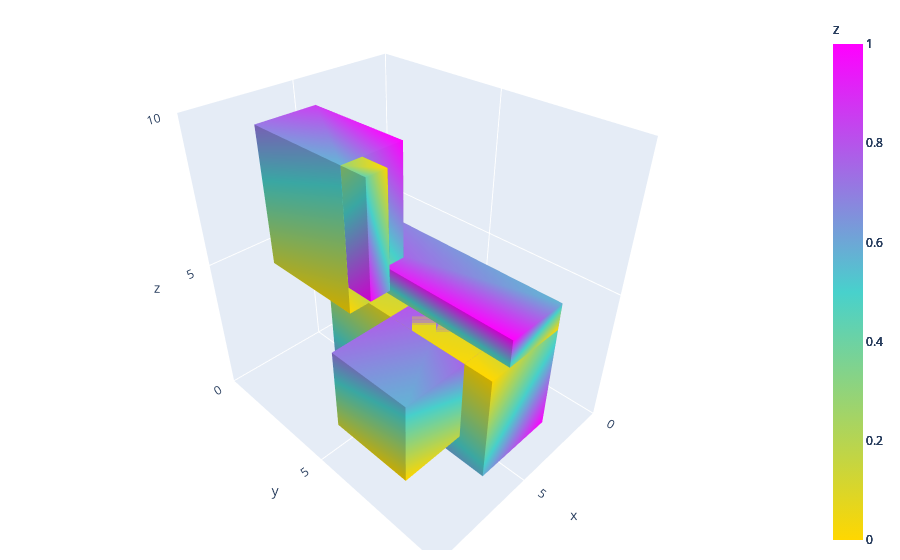

Notebook source saved alongside this figure:
### Code cell
import plotly.graph_objects as go
import numpy as np


def add_mesh_3d(fig, coordinates: np.array):
    fig.add_trace(
        go.Mesh3d(
            # 8 vertices of a cube
            x=box[0],
            y=box[1],
            z=box[2],
            colorbar_title='z',
            colorscale=[[0, 'gold'],
                        [0.5, 'mediumturquoise'],
                        [1, 'magenta']],
            # Intensity of each vertex, which will be interpolated and color-coded
            intensity = np.linspace(0, 1, 8, endpoint=True),
            # i, j and k give the vertices of triangles
            i = [7, 0, 0, 0, 4, 4, 6, 6, 4, 0, 3, 2],
            j = [3, 4, 1, 2, 5, 6, 5, 2, 0, 1, 6, 3],
            k = [0, 7, 2, 3, 6, 7, 1, 1, 5, 5, 7, 6],
            name='y',
            flatshading=True
        )
    )
    
fig = go.Figure()

for box in boxes:
    add_mesh_3d(fig, box)

fig.update_layout(
    scene = {
        "xaxis": {
            "nticks": 4, 
            "range": [0,10],
        },
        "yaxis": {
            "nticks": 4, 
            "range": [0, 10],
        },
        "zaxis": {
            "nticks": 4, 
            "range": [0,10],
        },
    },
    width=700,
    margin=dict(r=20, l=10, b=10, t=10))

fig.show()

### Figure 1 — Plotly figure (JSON) as saved in the notebook; plotly's stock layout.template omitted (floating-point values rounded to 4 significant figures)
{"data": [{"colorbar": {"title": {"text": "z"}}, "colorscale": [[0, "gold"], [0.5, "mediumturquoise"], [1, "magenta"]], "flatshading": true, "i": [7, 0, 0, 0, 4, 4, 6, 6, 4, 0, 3, 2], "intensity": [0, 0.1429, 0.2857, 0.4286, 0.5714, 0.7143, 0.8571, 1], "j": [3, 4, 1, 2, 5, 6, 5, 2, 0, 1, 6, 3], "k": [0, 7, 2, 3, 6, 7, 1, 1, 5, 5, 7, 6], "name": "y", "type": "mesh3d", "x": [6, 6, 2, 2, 6, 6, 2, 2], "y": [9, 2, 2, 9, 9, 2, 2, 9], "z": [4, 4, 4, 4, 0, 0, 0, 0]}, {"colorbar": {"title": {"text": "z"}}, "colorscale": [[0, "gold"], [0.5, "mediumturquoise"], [1, "magenta"]], "flatshading": true, "i": [7, 0, 0, 0, 4, 4, 6, 6, 4, 0, 3, 2], "intensity": [0, 0.1429, 0.2857, 0.4286, 0.5714, 0.7143, 0.8571, 1], "j": [3, 4, 1, 2, 5, 6, 5, 2, 0, 1, 6, 3], "k": [0, 7, 2, 3, 6, 7, 1, 1, 5, 5, 7, 6], "name": "y", "type": "mesh3d", "x": [2, 2, 5, 5, 2, 2, 5, 5], "y": [9, 1, 1, 9, 9, 1, 1, 9], "z": [4, 4, 4, 4, 5, 5, 5, 5]}, {"colorbar": {"title": {"text": "z"}}, "colorscale": [[0, "gold"], [0.5, "mediumturquoise"], [1, "magenta"]], "flatshading": true, "i": [7, 0, 0, 0, 4, 4, 6, 6, 4, 0, 3, 2], "intensity": [0, 0.1429, 0.2857, 0.4286, 0.5714, 0.7143, 0.8571, 1], "j": [3, 4, 1, 2, 5, 6, 5, 2, 0, 1, 6, 3], "k": [0, 7, 2, 3, 6, 7, 1, 1, 5, 5, 7, 6], "name": "y", "type": "mesh3d", "x": [6, 6, 7, 7, 6, 6, 7, 7], "y": [5, 4, 4, 5, 5, 4, 4, 5], "z": [9, 9, 9, 9, 5, 5, 5, 5]}, {"colorbar": {"title": {"text": "z"}}, "colorscale": [[0, "gold"], [0.5, "mediumturquoise"], [1, "magenta"]], "flatshading": true, "i": [7, 0, 0, 0, 4, 4, 6, 6, 4, 0, 3, 2], "intensity": [0, 0.1429, 0.2857, 0.4286, 0.5714, 0.7143, 0.8571, 1], "j": [3, 4, 1, 2, 5, 6, 5, 2, 0, 1, 6, 3], "k": [0, 7, 2, 3, 6, 7, 1, 1, 5, 5, 7, 6], "name": "y", "type": "mesh3d", "x": [9, 9, 2, 2, 9, 9, 2, 2], "y": [8, 5, 5, 8, 8, 5, 5, 8], "z": [1, 1, 1, 1, 4, 4, 4, 4]}, {"colorbar": {"title": {"text": "z"}}, "colorscale": [[0, "gold"], [0.5, "mediumturquoise"], [1, "magenta"]], "flatshading": true, "i": [7, 0, 0, 0, 4, 4, 6, 6, 4, 0, 3, 2], "intensity": [0, 0.1429, 0.2857, 0.4286, 0.5714, 0.7143, 0.8571, 1], "j": [3, 4, 1, 2, 5, 6, 5, 2, 0, 1, 6, 3], "k": [0, 7, 2, 3, 6, 7, 1, 1, 5, 5, 7, 6], "name": "y", "type": "mesh3d", "x": [7, 7, 4, 4, 7, 7, 4, 4], "y": [4, 0, 0, 4, 4, 0, 0, 4], "z": [4, 4, 4, 4, 9, 9, 9, 9]}], "layout": {"autosize": true, "margin": {"b": 10, "l": 10, "r": 20, "t": 10}, "scene": {"aspectmode": "auto", "aspectratio": {"x": 0.8457, "y": 1.087, "z": 1.087}, "xaxis": {"nticks": 4, "range": [0, 10], "type": "linear"}, "yaxis": {"nticks": 4, "range": [0, 10], "type": "linear"}, "zaxis": {"nticks": 4, "range": [0, 10], "type": "linear"}}}}
